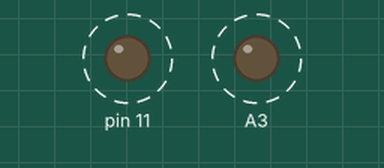
The sketch below on a simulated Arduino Uno, built with avr-gcc and run on an emulated ATmega328P. On the bench: output pins drawn as LEDs (lit = HIGH). Dashed ring = blinking.

Above: at 0.05 s.
Timing chart, 0 to 3.7 s (numbered marks = the images above):
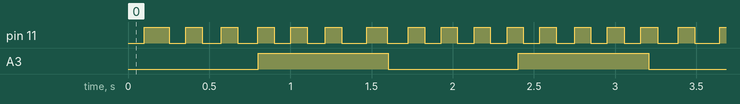

Measured:
- by itself, pin 11: alternates HIGH for 0.10 s and LOW for 0.10 s
- by itself, A3: alternates HIGH for 0.80 s and LOW for 0.80 s

The sketch:

zad2.ino
```cpp
void setup()
{
  pinMode(11, OUTPUT);
  pinMode(A3, OUTPUT);
}

unsigned long per0 = 100;
unsigned long per1 = 800;

unsigned long timer00, timer01, timer10, timer11;

void loop()
{
  if (timer01 - timer00 > per0)
  {
    timer00 = millis();
    digitalWrite(11, !digitalRead(11));
  }
  timer01 = millis();

  if (timer11 - timer10 > per1)
  {
    timer10 = millis();
    digitalWrite(A3, !digitalRead(A3));
  }
  timer11 = millis();
}
```
